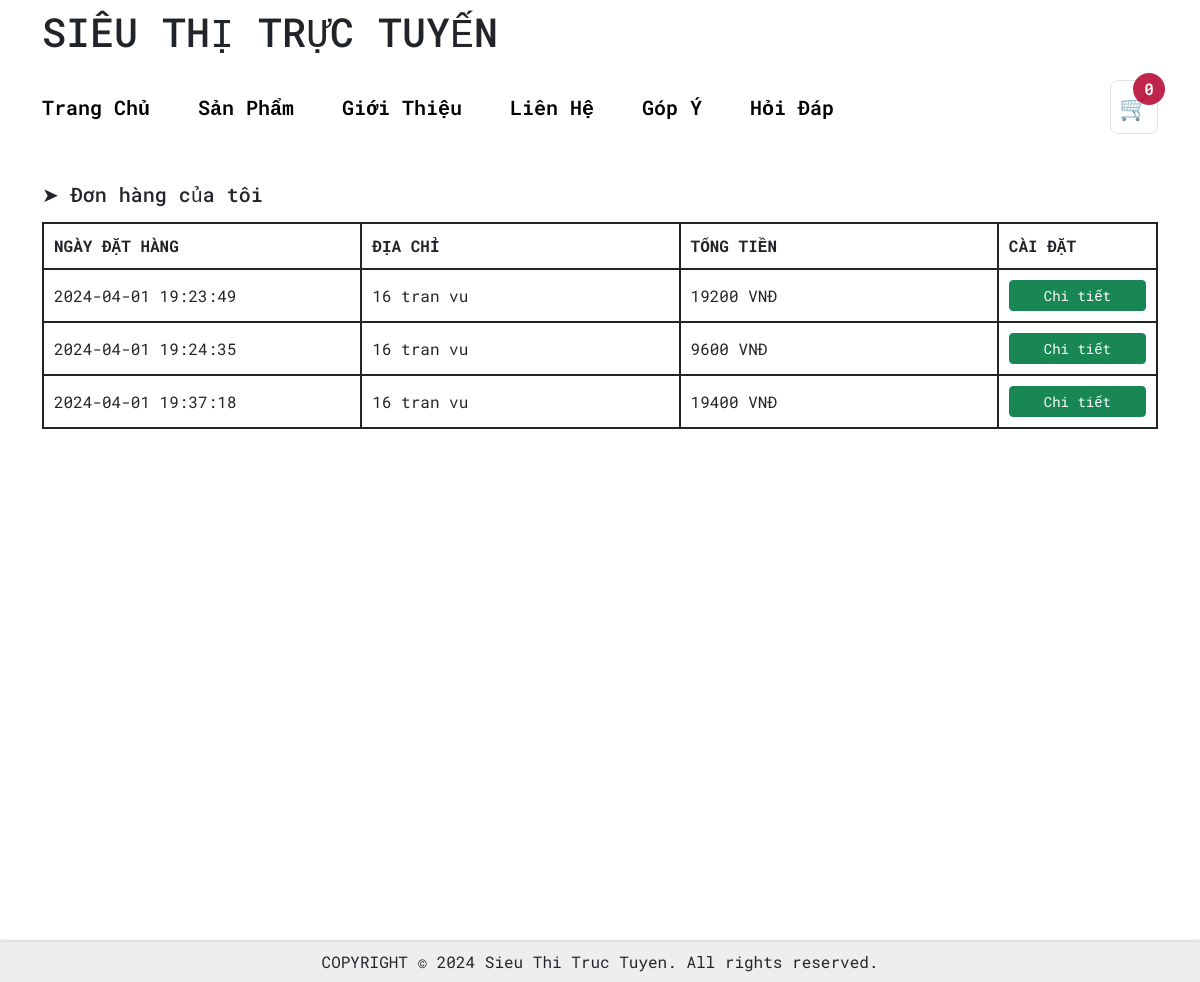
/index.php?page=your-bills (signed in), run on the app's committed database.
### tables this page shows
CREATE TABLE `bills` (
  `bill_id` int(11) NOT NULL,
  `user_id` int(11) NOT NULL DEFAULT 0,
  `bill_user` varchar(50) NOT NULL,
  `bill_email` varchar(255) NOT NULL,
  `bill_address` varchar(255) NOT NULL,
  `bill_phone` varchar(10) NOT NULL,
  `bill_time` datetime NOT NULL,
  `bill_total` decimal(10,0) NOT NULL DEFAULT 0,
  `bill_paymethod` tinyint(1) NOT NULL DEFAULT 1 COMMENT '1. Thanh toán khi nhận hàng\r\n2. Chuyển khoản ngân hàng\r\n3. Ví điện tử MoMo',
  `bill_status` tinyint(1) DEFAULT 0 COMMENT '0. Đơn mới\r\n1. Đang xử lý\r\n2. Đang giao hàng\r\n3. Đã giao hàng'
);

### model/model_giohang.php (called while the page is built, shortened)
<?php
function selectBillUser($id){
    $sql = "SELECT * FROM bills WHERE user_id = ?";
    $conn = pdo_get_connection();
    $stmt = $conn->prepare($sql);
    $stmt->bindParam(1, $id);
    $stmt->execute();
    $result = $stmt->fetchAll();
    return $result;
}

### views/account/bills.php (the view, shortened to what this page needs)
<div class="container">
    <div class="mt-4" style="min-height: 600px;">
        <h5 class="heading">
            ➤ Đơn hàng của tôi
        </h5>
        <div class="row mx-0 mt-3" style="margin-bottom: 10rem;">
        <table>
            <?php
                if(!empty($listBills)){
                    echo "
                    <thead>
                    <tr>
                        <th class='col-2'>NGÀY ĐẶT HÀNG</th>
                        <th class='col-2'>ĐỊA CHỈ</th>
                        <th class='col-2'>TỔNG TIỀN</th>
                        <th class='col-1'>CÀI ĐẶT</th>
                    </tr>
                    </thead>
                    ";
                    echo "<tbody>";
                    foreach ($listBills as $row) {
                        extract($row);
                        echo '
                            <tr>
                                <td>' . $bill_time   . '</td>
                                <td>'. $bill_address   . '</td>
                                <td>' . $bill_total   . ' VNĐ</td>
                                <td>
                                    <a href="?page=don-hang-chi-tiet&id=' . $bill_id . '" class="btn btn-sm btn-success w-100">Chi tiết</a>
                                </td>
                            </tr>';
                    }
                    echo "</tbody>";
                }else{
                    echo "Chưa có đơn hàng nào";
                }
                ?>
        </table>
    </div>
    </div>
</div>

### assets/css/main.css (style rules this page uses)
* { box-sizing: border-box; }
body { font-family: 'Roboto Mono', monospace; }

### views/account/bills.php (style rules this page uses)
table,td,th { padding: 10px; border: 2px solid; }

### data on the page
bills: bill_time "2024-04-01 19:23:49", bill_address "16 tran vu", bill_total "19200"
bills: bill_time "2024-04-01 19:24:35", bill_address "16 tran vu", bill_total "9600"
bills: bill_time "2024-04-01 19:37:18", bill_address "16 tran vu", bill_total "19400"
